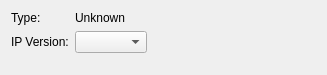
<?xml version="1.0" encoding="UTF-8"?>
<ui version="4.0">
 <class>Frame</class>
 <widget class="QWidget" name="Frame">
  <property name="geometry">
   <rect>
    <x>0</x>
    <y>0</y>
    <width>327</width>
    <height>75</height>
   </rect>
  </property>
  <property name="windowTitle">
   <string>Internet Inspector</string>
  </property>
  <layout class="QFormLayout" name="formLayout">
   <property name="fieldGrowthPolicy">
    <enum>QFormLayout::FieldsStayAtSizeHint</enum>
   </property>
   <item row="0" column="0">
    <widget class="QLabel" name="label_3">
     <property name="text">
      <string>Type:</string>
     </property>
    </widget>
   </item>
   <item row="0" column="1">
    <widget class="QLabel" name="typeLabel">
     <property name="text">
      <string>Unknown</string>
     </property>
    </widget>
   </item>
   <item row="1" column="0">
    <widget class="QLabel" name="label_2">
     <property name="text">
      <string>IP Version:</string>
     </property>
    </widget>
   </item>
   <item row="1" column="1">
    <widget class="QComboBox" name="ipBox"/>
   </item>
  </layout>
 </widget>
 <resources/>
 <connections/>
</ui>
